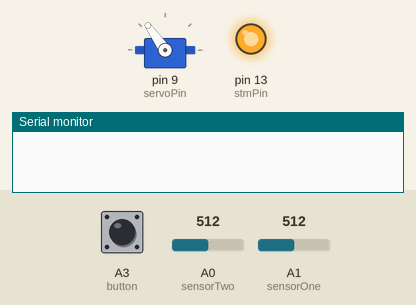
Recording of a sketch running on a simulated Arduino Uno, built with avr-gcc and run on an emulated ATmega328P. On the bench: servo, output pins drawn as LEDs (lit = HIGH), the last lines printed to the serial monitor. The inputs (shaded band) are chosen by the test bench; at power-on: A0 (sensorTwo) = 512, A1 (sensorOne) = 512, A3 (button) HIGH.

Above: at 1.9 s.
2.0 s: A0 (sensorTwo) set to 810
At 2.7 s:
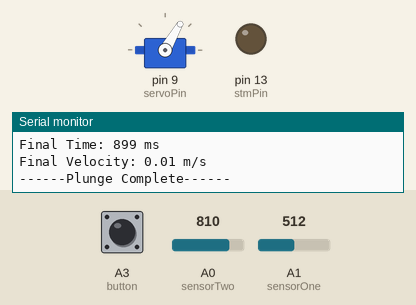
Timing chart, 0 to 5.0 s (numbered marks = the images above; inputs shaded):
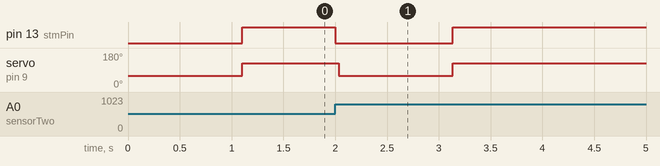

The sketch:

Gravity_Plunger_Program_Thermocouple.ino
```cpp
#include <Servo.h>
#include <Wire.h>
#include <LiquidCrystal_I2C.h>

const int waitTime = 0; // Modify this value to add pause when waitTime > 0
const int sensorOne = A1;     // Pin for substrate level photoelectric sensor
const int sensorTwo = A0;     // Pin for nitrogen level photoelectric sensor
const int button = A3;  // Pin for the activation button
const int servoPin = 9; // Pin for servo PWM signal
const int stmPin = 13; // Pin for servo PWM signal
const float flagLength = 0.013; // [m]
const int threshold = 800; // adc readout below this value indicates sensor detects flag
int sensorOneVal = 1023; // max value of adc
int sensorTwoVal = 1023;

Servo Servo1;
LiquidCrystal_I2C lcd(0x27, 16, 2);  // Set the LCD address to 0x27 for a 16 chars and 2 line display

void setup() {
  Serial.begin(9600); // Initiatize serial communication
  Servo1.attach(servoPin); // Initialize the servo
  // lcd.init();       // Initialize the LCD
  // lcd.backlight();  // Turn on the backlight
  pinMode(button, INPUT);
  pinMode(sensorOne, INPUT); // Initiatize photogate 1
  pinMode(sensorTwo, INPUT); // Initiatize photogate 2
  pinMode(stmPin, OUTPUT);
}

// Maps servo angle [0,270] with corresponding PWM signal [500,2500] and writes it to PWM
void writePos(int angle) {
  int pulseWidth = map(angle, 0, 270, 500, 2500);
  Servo1.writeMicroseconds(pulseWidth);
}

void loop() {
  // Set up for plunge
  unsigned long reactionStart;  // Time when interrupter 1 was activated
  unsigned long reactionEnd;    // Time when interrupter 2 was activated
  unsigned long finalTime;
  float finalVelocity;
  int reactionTime;

  writePos(90); // Default arm position allows for positioning rod for plunge
  delay(1000); // Wait time to allow for arm to reach position
  // lcd.clear();
  delay(50);
  // lcd.setCursor(0, 0);  // Set cursor to the first column of the first row
  // lcd.print("Ready");   // Display label


  while (!digitalRead(button)) {} // Wait for activation button to be pressed
  // Initiating plunge
  // lcd.clear();
  delay(50);
  // lcd.print("Plunging");
  if (waitTime != 0) { // If wait time is 0, the arm should drop fully to allow for plunge, otherwise only drop by 20 degrees to allow for deposition then pause
    writePos(110);
  } else {
    writePos(180);
  }

  while (sensorOneVal > threshold) { // Wait for flag to enter substrate level photoelectric
    sensorOneVal = analogRead(sensorOne);
  }
  reactionStart = micros();

  // Pause Time
  if (waitTime != 0) {
    delay(waitTime);
    writePos(180);
  }
  digitalWrite(stmPin, HIGH);

  while (sensorTwoVal > threshold) { // Wait for flag to enter nitrogen level photoelectric
    sensorTwoVal = analogRead(sensorTwo);
  }
  reactionEnd = micros();
  while (sensorTwoVal < threshold) { // Wait for flag to leave nitrogen level photogate
    sensorTwoVal = analogRead(sensorTwo);
  }
  finalTime = micros();

  digitalWrite(stmPin,LOW);

  // Display reaction time information to LCD
  reactionTime = (reactionEnd - reactionStart) / 1000;
  finalVelocity = (flagLength / float(finalTime - reactionEnd)) * 1000000.0;
  // lcd.clear();
  // delay(100);
  // lcd.setCursor(0, 0);
  // lcd.print(reactionTime);
  // lcd.print("ms");
  // lcd.setCursor(0, 10);
  // lcd.print(finalVelocity);
  // lcd.print("m/s");

  // Display reaction time information to serial
  Serial.print("Reaction Time: ");
  Serial.print(reactionTime);
  Serial.println(" ms");

  Serial.print("Final Time: ");
  Serial.print((finalTime - reactionStart)/1000);
  Serial.println(" ms");

  Serial.print("Final Velocity: ");
  Serial.print(finalVelocity);
  Serial.println(" m/s");

  Serial.println("------Plunge Complete------");


  while (!digitalRead(button)) {} // Wait for activation button to be pressed to reset
  // Reset photogate read values
  sensorOneVal = 1023;
  sensorTwoVal = 1023;
}
```

Measured:
- after the input at 2.0 s, pin 13 (stmPin): HIGH → LOW at once, → HIGH 1.1 s later; servo on pin 9 (servoPin): 125° → 60° at once, → 125° 1.1 s later
